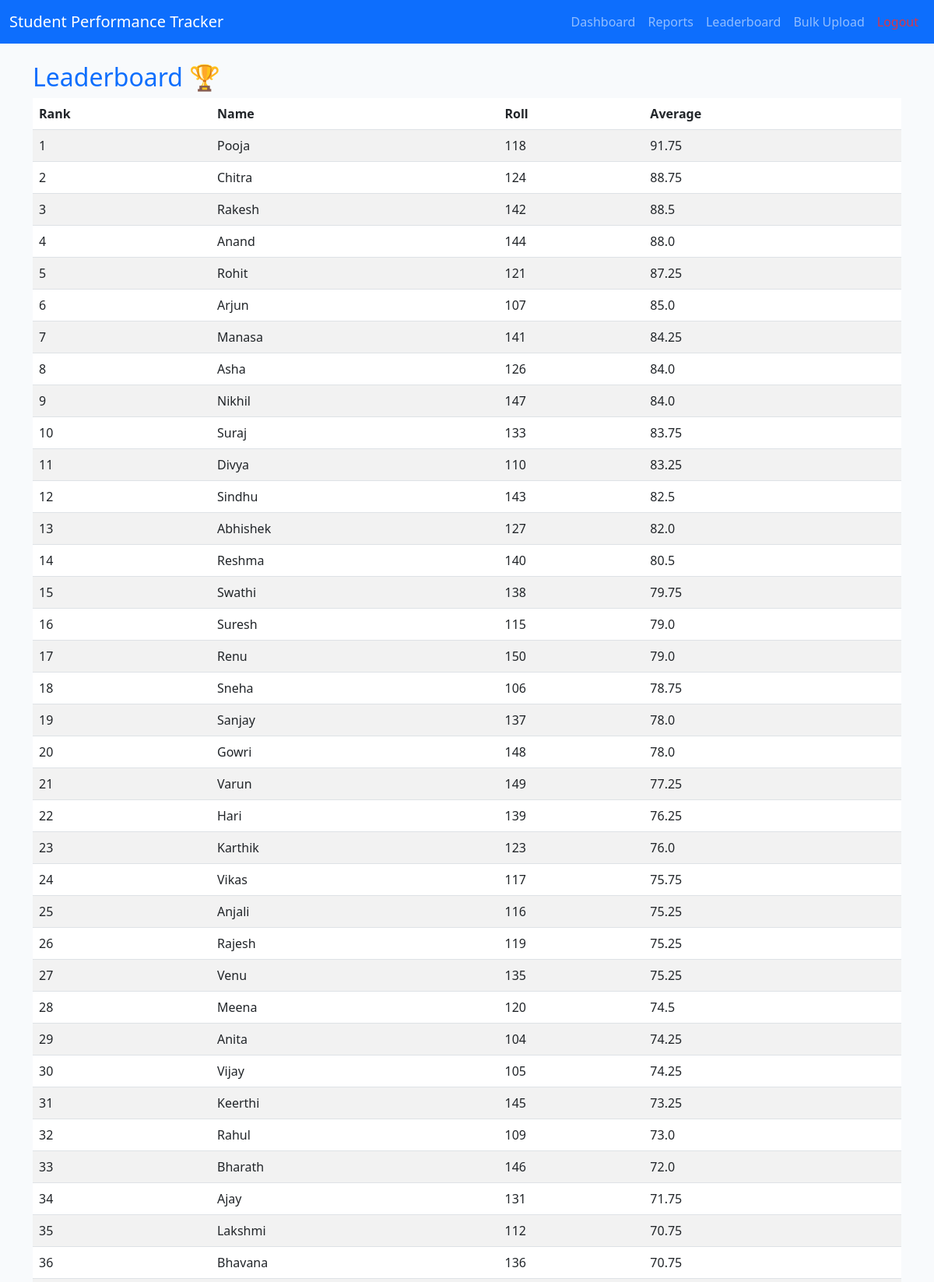
The app's page /leaderboard (signed in, upper part) with its own data.
### app/models.py (models this page shows, shortened)
class Student(db.Model):
    id = db.Column(db.Integer, primary_key=True)
    name = db.Column(db.String(120), nullable=False)
    roll_number = db.Column(db.String(50), unique=True, nullable=False)
    year = db.Column(db.Integer, nullable=True)
    class_name = db.Column(db.String(50), nullable=True)
    user_id = db.Column(db.Integer, db.ForeignKey('user.id'), nullable=False)
    grades = db.relationship('Grade', backref='student', cascade='all, delete-orphan')
    def total_marks(self):
        return sum(g.score for g in self.grades) if self.grades else 0
    def average(self):
        if not self.grades:
            return None
        return round(self.total_marks() / len(self.grades), 2)

class Grade(db.Model):
    id = db.Column(db.Integer, primary_key=True)
    student_id = db.Column(db.Integer, db.ForeignKey('student.id'), nullable=False)
    subject = db.Column(db.String(80), nullable=False)
    score = db.Column(db.Float, nullable=False)

### app/routes.py (the view)
@main_blueprint.route('/leaderboard')
@login_required
def leaderboard():
    students = Student.query.filter_by(user_id=current_user.id).all()
    ranked = sorted(students, key=lambda s: s.average() or 0, reverse=True)
    return render_template('leaderboard.html', students=ranked)

### app/routes.py (called while the page is built)
@login_manager.user_loader
def load_user(user_id):
    return User.query.get(int(user_id))

### app/templates/leaderboard.html (shortened to what this page needs)
{% extends 'base.html' %}
{% block content %}
<h2>Leaderboard 🏆</h2>
<table class="table table-striped">
  <thead><tr><th>Rank</th><th>Name</th><th>Roll</th><th>Average</th></tr></thead>
  <tbody>
  {% for s in students %}
  <tr>
    <td>{{ loop.index }}</td>
    <td>{{ s.name }}</td>
    <td>{{ s.roll_number }}</td>
    <td>{{ s.average() or '—' }}</td>
  </tr>
  {% endfor %}
  </tbody>
</table>
{% endblock %}

### static/css/style.css (style rules this page uses)
body { background: #f8fafc; min-height: 100vh; }
h2 { color: #0d6efd; }

### records on screen
Student: name "Pooja", roll_number "118", score "91.75"
Student: name "Chitra", roll_number "124", score "88.75"
Student: name "Rakesh", roll_number "142", score "88.5"
Student: name "Anand", roll_number "144", score "88.0"
Student: name "Rohit", roll_number "121", score "87.25"
Student: name "Arjun", roll_number "107", score "85.0"
Student: name "Manasa", roll_number "141", score "84.25"
Student: name "Asha", roll_number "126", score "84.0"
Student: name "Nikhil", roll_number "147", score "84.0"
Student: name "Suraj", roll_number "133", score "83.75"
Student: name "Divya", roll_number "110", score "83.25"
Student: name "Sindhu", roll_number "143", score "82.5"
Student: name "Abhishek", roll_number "127", score "82.0"
Student: name "Reshma", roll_number "140", score "80.5"
Student: name "Swathi", roll_number "138", score "79.75"
Student: name "Suresh", roll_number "115", score "79.0"
Student: name "Renu", roll_number "150", score "79.0"
Student: name "Sneha", roll_number "106", score "78.75"
Student: name "Sanjay", roll_number "137", score "78.0"
Student: name "Gowri", roll_number "148", score "78.0"
Student: name "Varun", roll_number "149", score "77.25"
Student: name "Hari", roll_number "139", score "76.25"
Student: name "Karthik", roll_number "123", score "76.0"
Student: name "Vikas", roll_number "117", score "75.75"
Student: name "Anjali", roll_number "116", score "75.25"
Student: name "Rajesh", roll_number "119", score "75.25"
Student: name "Venu", roll_number "135", score "75.25"
Student: name "Meena", roll_number "120", score "74.5"
Student: name "Anita", roll_number "104", score "74.25"
Student: name "Vijay", roll_number "105", score "74.25"
Student: name "Keerthi", roll_number "145", score "73.25"
Student: name "Rahul", roll_number "109", score "73.0"
Student: name "Bharath", roll_number "146", score "72.0"
Student: name "Ajay", roll_number "131", score "71.75"
Student: name "Lakshmi", roll_number "112", score "70.75"
Student: name "Bhavana", roll_number "136", score "70.75"
